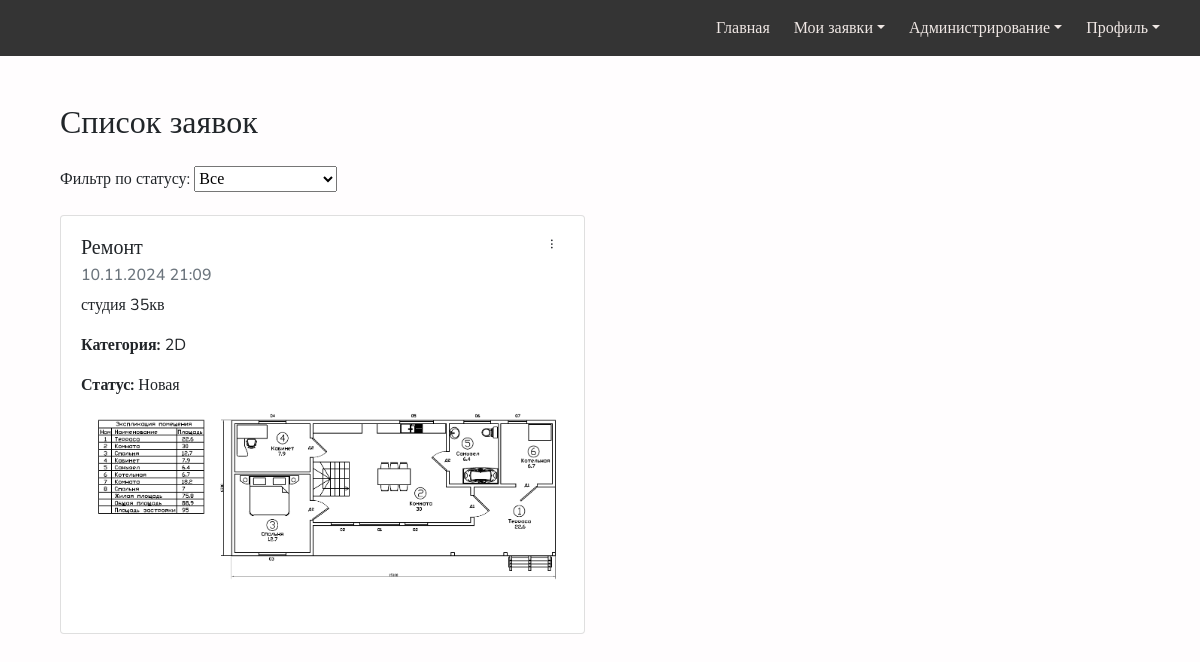
Page /watch_application/ (signed in) on the earlier database version.
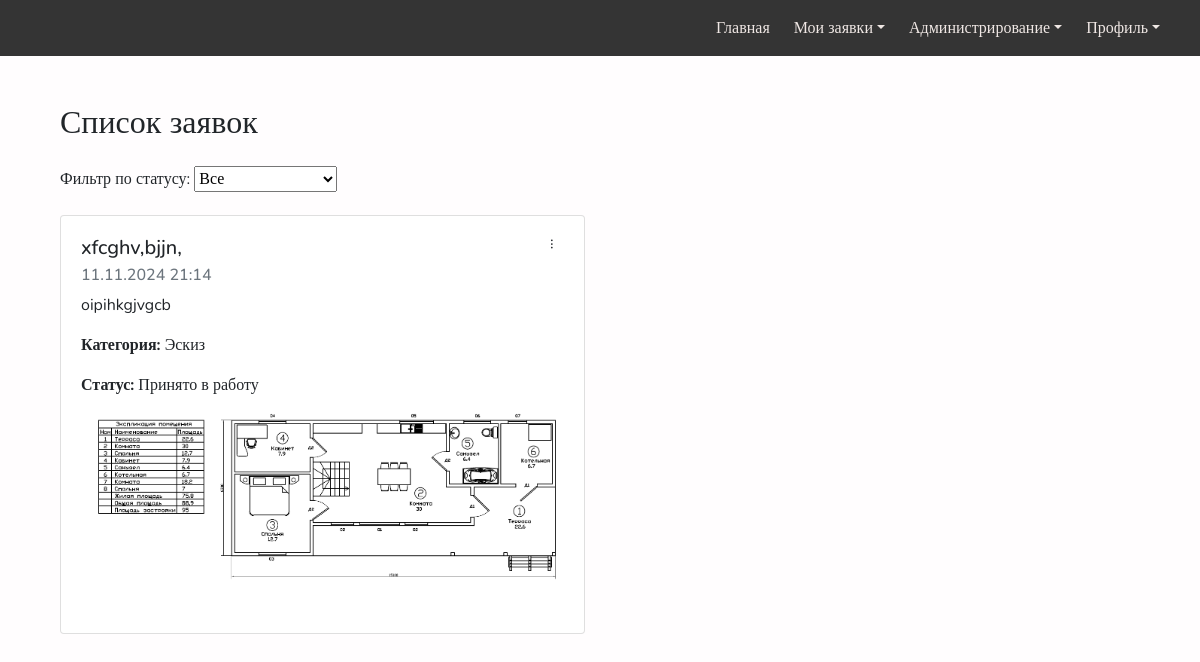
Same page on the later database version.
### planit/models.py (models this page shows, shortened)
class Application(models.Model):
    STATUS_CHOICES = [
        ('new', 'Новая'),
        ('in_progress', 'Принято в работу'),
        ('completed', 'Выполнено'),
    ]
    user = models.ForeignKey(settings.AUTH_USER_MODEL, on_delete=models.CASCADE, verbose_name='Пользователь')
    title = models.CharField(max_length=200, verbose_name='Название')
    description = models.TextField(verbose_name='Описание')
    category = models.ForeignKey(Category, on_delete=models.CASCADE, verbose_name='Категория')
    image = models.ImageField(upload_to='applications/', null=True, blank=True, verbose_name='Изображение')
    status = models.CharField(max_length=20, choices=STATUS_CHOICES, default='new', verbose_name='Статус')
    created_at = models.DateTimeField(auto_now_add=True, verbose_name='Дата создания')
    comment = models.TextField(null=True, blank=True, verbose_name='Комментарий')

class Category(models.Model):
    name = models.CharField(max_length=100, unique=True)

### planit/views.py (the view)
# urls.py: path('watch_application/', WachApplication.as_view() , name='watch_application'),
class WachApplication(LoginRequiredMixin, ListView):
    model = Application
    template_name = 'application/watch_application.html'
    context_object_name = 'applications'
    def get_queryset(self):
            if self.request.user.is_staff:
                queryset = Application.objects.all()
            else:
                queryset = Application.objects.filter(user=self.request.user)
            status_filter = self.request.GET.get('status')
            if status_filter:
                queryset = queryset.filter(status=status_filter)
            return queryset.order_by('-created_at')
    def get_context_data(self, **kwargs):
        context = super().get_context_data(**kwargs)
        context['statuses'] = Application.STATUS_CHOICES
        context['is_index_page'] = False
        return context

### planit/templates/application/watch_application.html (shortened to what this page needs)
{% extends "layout/base.html" %}
{% block content %}
<div class="container mt-5">
    <h2 class="mb-4">Список заявок</h2>
    {% if not is_index_page %}
    <div class="mb-3">
        <form method="get" action="{% url 'planit:watch_application' %}">
            <label for="status">Фильтр по статусу:</label>
            <select name="status" id="status" onchange="this.form.submit()">
                <option value="">Все</option>
            </select>
        </form>
    </div>
    {% endif %}
    {% if applications %}
        <div class="row">
            {% for application in applications %}
                <div class="col-6 mb-4">
                    <div class="card position-relative">
                        <div class="card-body">
                            <h5 class="card-title">{{ application.title }}</h5>
                            <h6 class="card-subtitle mb-2 text-muted">{{ application.created_at|date:"d.m.Y H:i" }}</h6>
                            <p class="card-text">{{ application.description }}</p>
                            <p class="card-text"><strong>Категория:</strong> {{ application.category.name }}</p>
                            <p class="card-text"><strong>Статус:</strong> {{ application.get_status_display }}</p>
                            {% if application.image %}
                                <img src="{{ application.image.url }}" alt="Дизайн" style="width: 100%; height: 200px; border-radius: 6px; object-fit: cover;">
                            {% else %}
                                <div>Нет изображения</div>
                            {% endif %}
                            {% if user.is_authenticated %}
                                <div class="dropdown position-absolute" style="top: 10px; right: 10px;">
                                    <button class="btn" type="button" id="dropdownMenuButton" data-toggle="dropdown" aria-haspopup="true" aria-expanded="false" style="display: inline-block; transform: rotate(90deg); border: none; outline: none;">
                                        ...
                                    </button>
                                </div>
                            {% endif %}
                        </div>
                    </div>
                </div>
            {% endfor %}
        </div>
    {% else %}
        <p>Нет доступных заявок.</p>
    {% endif %}
</div>
{% endblock %}

Differences in the rows shown:
removed Application: title "Ремонт", created_at "10.11.2024 21:09", description "студия 35кв", category.name "2D", status "Новая", image (picture)
added Application: title "xfcghv,bjjn,", created_at "11.11.2024 21:14", description "oipihkgjvgcb", category.name "Эскиз", status "Принято в работу", image (picture)
